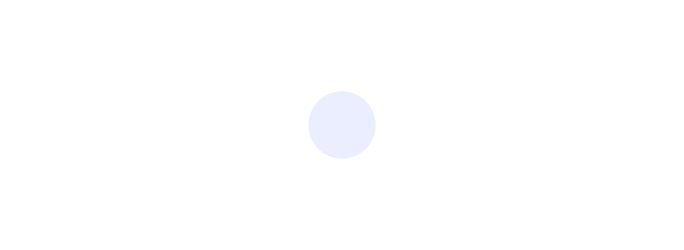
Frame 1 (no input)
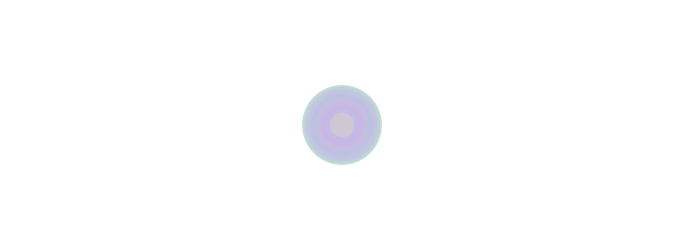
Frame 60 (the mouse pressed at the canvas centre just before this capture)
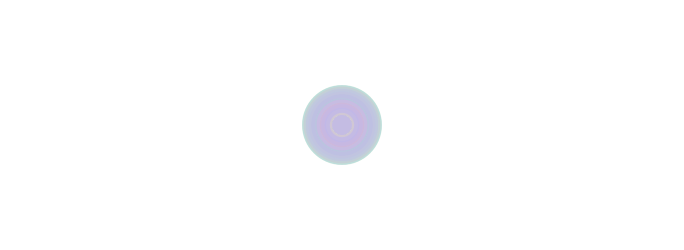
Frame 120 (the mouse held since frame 60 and released just before this capture)

The Processing sketch that drew these frames (run headless with seeded random() and noise(); from frame 60 on, the mouse is pressed at the canvas centre):

// Processing sketch: processing_125002
// ── processing_125002.pde

int counter;

void setup() {  //setup function called initially, only once
  size(684, 250);
  background(255);  //set background white
  colorMode(HSB);   //set colors to Hue, Saturation, Brightness mode
  counter = 0;
}

void draw() {  //draw function loops 
  counter++;
  noStroke();
  fill(random(255),100,255,50);
  
  if(mousePressed == true) { //add some interaction
    ellipse(mouseX, mouseY, 20, 20);
  }
  else {
    ellipse(width/2, height/2, 80*sin(counter), 80*sin(counter));
  }
}
